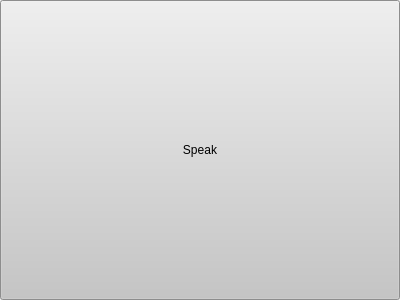
<?xml version="1.0" encoding="UTF-8"?>
<ui version="4.0">
 <class>Form</class>
 <widget class="QWidget" name="Form">
  <property name="geometry">
   <rect>
    <x>0</x>
    <y>0</y>
    <width>400</width>
    <height>300</height>
   </rect>
  </property>
  <property name="windowTitle">
   <string>Form</string>
  </property>
  <layout class="QGridLayout" name="gridLayout">
   <property name="leftMargin">
    <number>0</number>
   </property>
   <property name="topMargin">
    <number>0</number>
   </property>
   <property name="rightMargin">
    <number>0</number>
   </property>
   <property name="bottomMargin">
    <number>0</number>
   </property>
   <item row="0" column="0">
    <widget class="QPushButton" name="pushButton">
     <property name="sizePolicy">
      <sizepolicy hsizetype="Expanding" vsizetype="Expanding">
       <horstretch>0</horstretch>
       <verstretch>0</verstretch>
      </sizepolicy>
     </property>
     <property name="layoutDirection">
      <enum>Qt::LeftToRight</enum>
     </property>
     <property name="styleSheet">
      <string notr="true">background-color:rgb(198, 198, 198);
position:relative;</string>
     </property>
     <property name="text">
      <string>Speak</string>
     </property>
     <property name="icon">
      <iconset>
       <normaloff>icons/microphone.png</normaloff>icons/microphone.png</iconset>
     </property>
     <property name="iconSize">
      <size>
       <width>80</width>
       <height>80</height>
      </size>
     </property>
    </widget>
   </item>
  </layout>
 </widget>
 <resources/>
 <connections/>
</ui>
